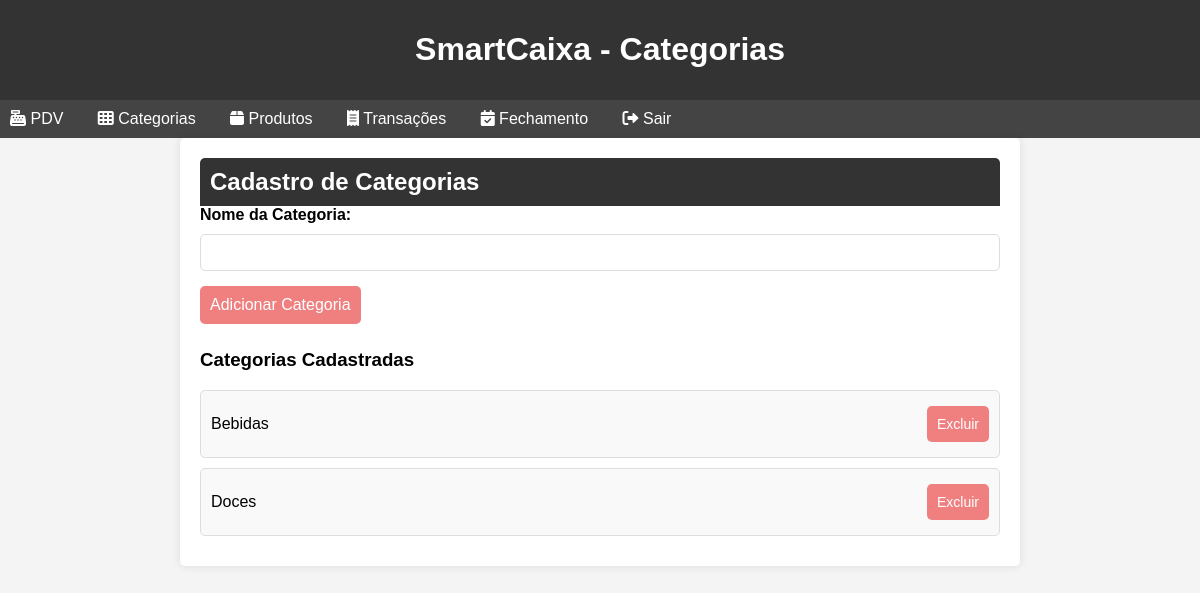
Before: /categorias (signed in) with the older database file.
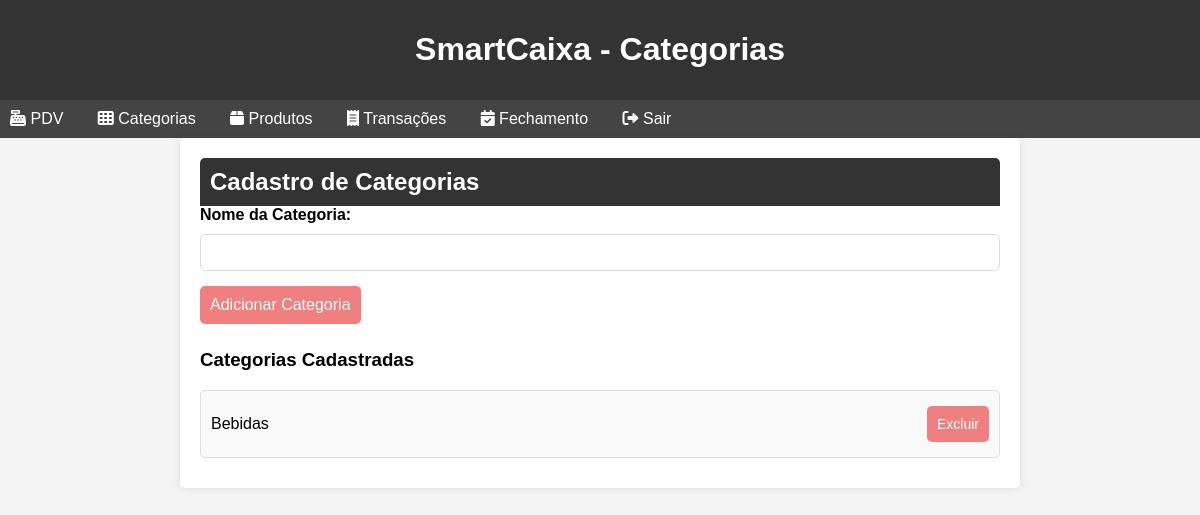
After: the same page with the newer database file.
### models.py (models this page shows)
class Categoria(db.Model):
    id = db.Column(db.Integer, primary_key=True)
    nome = db.Column(db.String(50), nullable=False)
    produtos = db.relationship('Produto', backref='categoria', lazy=True)

### app.py (the view)
@app.route('/categorias')
def categorias():
    if 'usuario' not in session:
        return redirect(url_for('index'))
    categorias = Categoria.query.all()
    return render_template('categorias.html', categorias=categorias)

### app.py (called while the page is built)
@login_manager.user_loader
def load_user(user_id):
    return Usuario.query.get(int(user_id))

### templates/categorias.html (shortened to what this page needs)
<!DOCTYPE html>
<html lang="pt-BR">
<head>
    <link rel="stylesheet" href="{{ url_for('static', filename='style.css') }}">
    <link rel="stylesheet" href="https://cdnjs.cloudflare.com/ajax/libs/font-awesome/6.0.0-beta3/css/all.min.css">
</head>
<body>
    <header>
        <h1>SmartCaixa - Categorias</h1>
    </header>
    <nav>
        <ul>
            <li><a href="{{ url_for('pdv') }}"><i class="fas fa-cash-register"></i> PDV</a></li>
            <li><a href="{{ url_for('categorias') }}"><i class="fas fa-th"></i> Categorias</a></li>
            <li><a href="{{ url_for('produtos') }}"><i class="fas fa-box"></i> Produtos</a></li>
            <li><a href="{{ url_for('transacoes') }}"><i class="fas fa-receipt"></i> Transações</a></li>
            <li><a href="{{ url_for('fechamento') }}"><i class="fas fa-calendar-check"></i> Fechamento</a></li>
            <li><a href="{{ url_for('logout') }}"><i class="fas fa-sign-out-alt"></i> Sair</a></li>
        </ul>
    </nav>
    <div class="categorias-container">
        <h2>Cadastro de Categorias</h2>
        <form action="{{ url_for('add_categoria') }}" method="post">
            <label for="nome_categoria">Nome da Categoria:</label>
            <input type="text" id="nome_categoria" name="nome_categoria" required>
            <button type="submit">Adicionar Categoria</button>
        </form>
        <h3>Categorias Cadastradas</h3>
        <ul id="lista-categorias">
            {% for categoria in categorias %}
                <li>
                    {{ categoria.nome }}
                    <form action="{{ url_for('delete_categoria', categoria_id=categoria.id) }}" method="post" style="display: inline;">
                        <button type="submit" onclick="return confirm('Tem certeza que deseja excluir esta categoria?');">Excluir</button>
                    </form>
                </li>
            {% endfor %}
        </ul>
    </div>
</body>
</html>

Changed rows visible on the page:
removed Categoria: nome "Doces"
